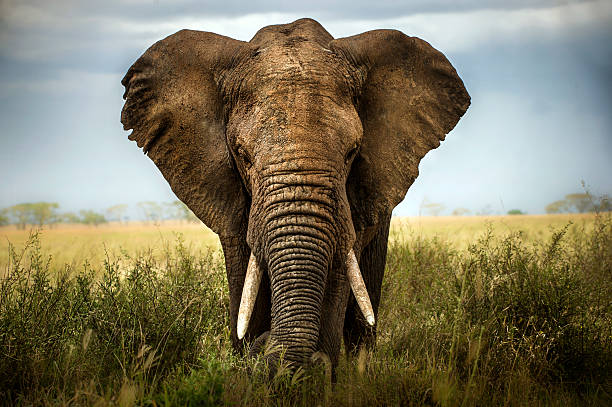
#> input picture MscIT/Semester 2/ImageProcessing/Dataset/elephant.jpg, 612 x 407 px, found by its file name
$ jupyter execute prac1b_FFT.ipynb
#> lines starting #> are read from the running program, lines starting #| are printed output that depends on the picture; long printed decimals are rounded
# Write program to demonstrate the following aspects of signal processing on suitable data.
## 1. Upsampling and downsampling on Image/speech Signal.
## 2. Fast Fourier Transform to compute DFT.

### 2. Fast Fourier Transform to compute DFT.

[cell 1]
import os
os.sys.path
import cv2
import matplotlib.pyplot as plt
import numpy as np

# scipy.stats.signaltonoise() was deprecated in scipy 0.16.0 and removed in 1.0.0.
import numpy as np
def signaltonoise(a, axis=0, ddof=0):
    a = np.asanyarray(a)
    m = a.mean(axis)
    sd = a.std(axis=axis, ddof=ddof)
    return np.where(sd == 0, 0, m/sd)
import numpy as np
import matplotlib.pyplot as plt
from PIL import Image

im = np.array(Image.open('F:/GitHub/Practical_BscIT_MscIT_Ninad/MscIT/Semester 2/ImageProcessing/Dataset/elephant.jpg').convert('L'))
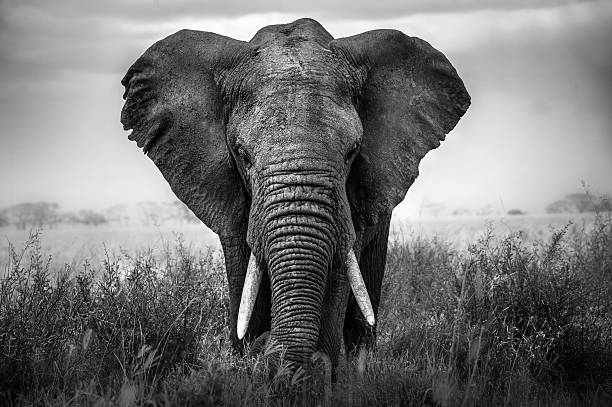
#> im: shape (407, 612); min 0, max 255, mean 116.2
freq = np.fft.fft2(im)
im1 = np.fft.ifft2(freq).real
snr = signaltonoise(im1, axis=None)
#> in signaltonoise, `m = a.mean(axis)`: m = 116.2
#> in signaltonoise, `sd = a.std(axis=axis, ddof=ddof)`: sd = 71.87
#> snr = 1.62

print('SNR for the image obtained after reconstruction = ' + str(snr))
#| SNR for the image obtained after reconstruction = 1.617
assert(np.allclose(im, im1))

plt.figure(figsize=(20, 10))
plt.subplot(121), plt.imshow(im, cmap='gray'), plt.axis('off')
plt.title('Original Image', size=20)
plt.subplot(122), plt.imshow(im1, cmap='gray'), plt.axis('off')
plt.title('Image Obtained after Reconstruction', size=20)
plt.show()
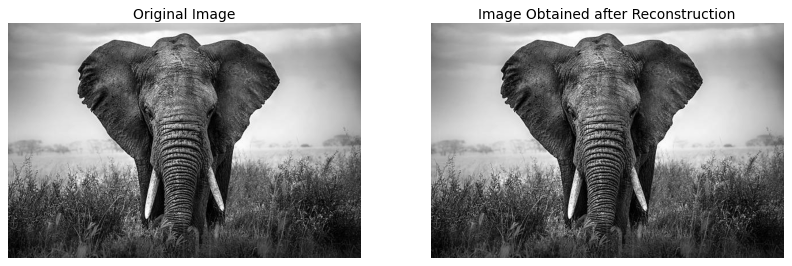
#> figure drawn by matplotlib, 2 panels

$ run again, with MscIT/Semester 2/ImageProcessing/Dataset/contrast_stretch.jpg copied over MscIT/Semester 2/ImageProcessing/Dataset/elephant.jpg
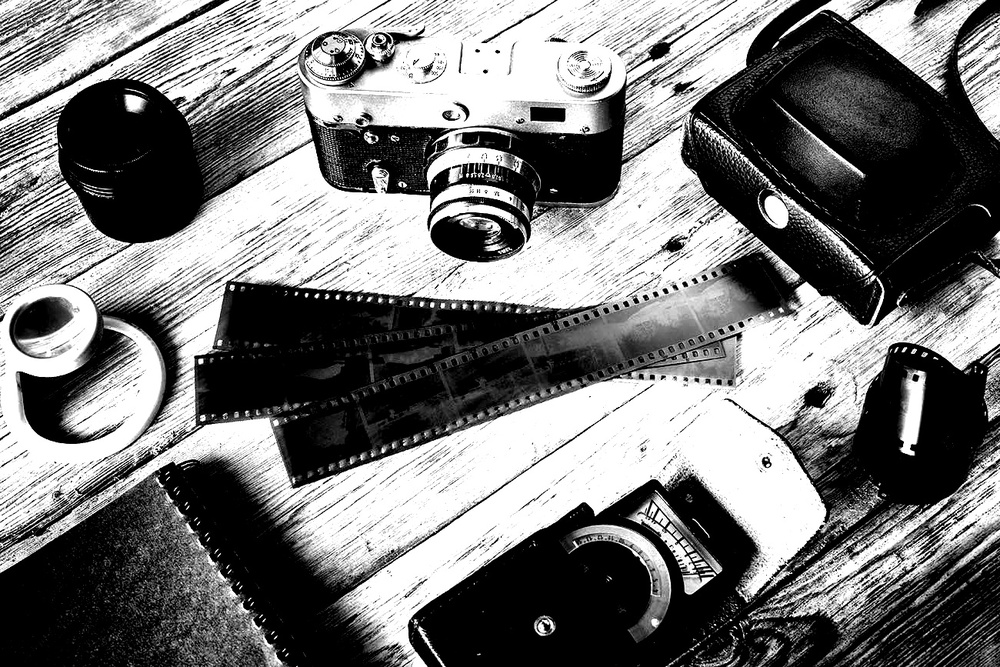
#> input picture MscIT/Semester 2/ImageProcessing/Dataset/contrast_stretch.jpg, 1000 x 667 px, shrunk from 1300 x 867 before the run, found by its file name
#> m = 119.2
#> sd = 110.1
#> snr = 1.08
#| SNR for the image obtained after reconstruction = 1.083
#> `plt.show()`:
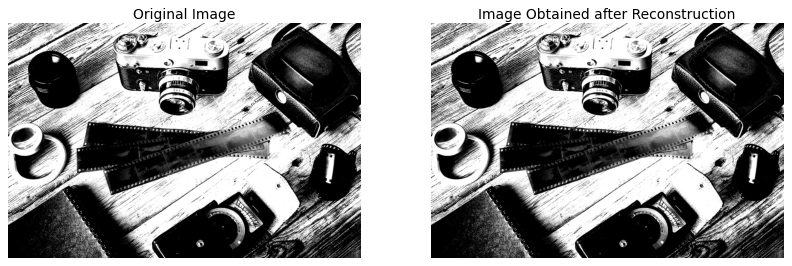
#> figure drawn by matplotlib, 2 panels
